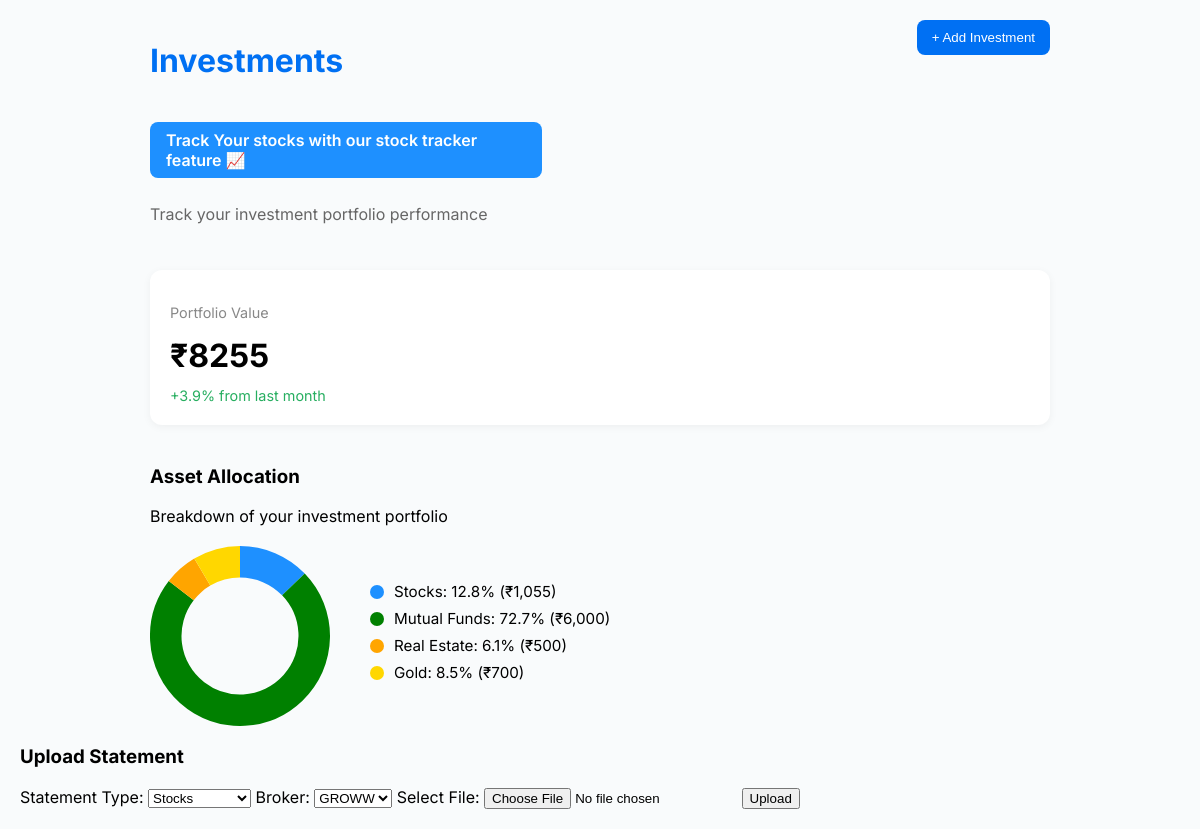
Page /Investments (signed in) on the committed database.
### app/models.py (models this page shows, shortened)
class Portfolio(models.Model):
    INVESTMENT_CHOICES = [
        ("Stocks", "Stocks"),
        ("Bonds", "Bonds"),
        ("Real Estate", "Real Estate"),
        ("Crypto", "Crypto"),
        ("Gold", "Gold"),
        ("Mutual Funds", "Mutual Funds"),
        ("Money Market", "Money Market"),
        ("Others", "Others"),
    ]
    user = models.ForeignKey(User, on_delete=models.CASCADE)  # Link to Django's User model
    investment_type = models.CharField(max_length=50, choices=INVESTMENT_CHOICES)
    amount = models.DecimalField(max_digits=12, decimal_places=2)
    date = models.DateField()
    @classmethod
    def get_total_portfolio_value(cls, user):
        total = cls.objects.filter(user=user).aggregate(total_value=models.Sum('amount'))['total_value']
        return total or 0.0  # Return 0.0 if no records exist

### app/views.py (the view, shortened to what this page needs)
# urls.py: path("Investments", views.Investments.as_view(), name="investment"),
class Investments(View):
    def get(self, request):
        color_map = {
            "Stocks": "#1E90FF",         # Blue
            "Real Estate": "#FFA500",    # Orange
            "Bonds": "#8A2BE2",          # Purple
            "Crypto": "#FF69B4",         # Pink
            "Mutual Funds": "green",   # Turquoise
            "Gold": "#FFD700",           # Gold
            "Other": "#A9A9A9"           # Default Gray
        }
        user = request.user
        print("USER:", user)
        portfolios = Portfolio.objects.filter(user=user)
        total_value = Portfolio.get_total_portfolio_value(user)
        allocation_data = defaultdict(float)
        for item in portfolios:
            allocation_data[item.investment_type] += float(item.amount)  # corrected from current_value
        labels = []
        values = []
        formatted_data = []
        for inv_type, value in allocation_data.items():
            percent = round((float(value) / float(total_value)) * 100, 1) if total_value else 0
            labels.append(inv_type)
            values.append(value)
            formatted_data.append({
                'label': inv_type,
                'value': value,
                'percent': percent,
                'formatted_value': f"₹{value:,.0f}"
            })
            print("************", formatted_data)
        colors = [color_map.get(label, "#CCCCCC") for label in labels]
        context = {
            'total_value': total_value,
            'labels': labels,
            'values': values,
            'formatted_data': formatted_data,
            'has_data': bool(formatted_data),
            "colors": json.dumps(colors),
        }
        print("Context", context)
        return render(request, 'investments.html', context)

### app/templates/investments.html (shortened to what this page needs)
{% load static %}
<!DOCTYPE html>
<html lang="en">
<head>
  <link rel="stylesheet" href="{% static 'css/investments.css' %}">
</head>
<body>
    <div class="container">
        <div class="header">
          <h1>Investments</h1>
          <a href="{% url 'st_homepage' %}" class="nav-link" id="profile-link">Track Your stocks with our stock tracker feature 📈</a>
          <p>Track your investment portfolio performance</p>
          <button onclick="toggleForm()">+ Add Investment</button>
        </div>
        <div class="card-row">
          <div class="card">
            <p class="label">Portfolio Value</p>
            <h2>₹{{ total_value|floatformat:0 }}</h2>
            <span class="change">+3.9% from last month</span>
          </div>
        </div>
        {% if has_data %}
        <div class="allocation">
          <h3>Asset Allocation</h3>
          <p>Breakdown of your investment portfolio</p>
          <div class="allocation-chart">
            <span class="chart-container">
              <canvas id="pieChart"></canvas>
            </span>
            <ul class="legend">
              {% for item in formatted_data %}
                <li>
                  <span class="dot {{ item.label|lower|slugify }}"></span>
                  {{ item.label }}: {{ item.percent }}% ({{ item.formatted_value }})
                </li>
              {% endfor %}
            </ul>
          </div>
          {% else %}
          <p style="margin-top: 1rem; font-style: italic;">No investments added yet. Upload a statement or add an investment manually to see your portfolio breakdown.</p>
        {% endif %}
        </div>
  </div>
  <form method="POST" action="{% url 'investment' %}" enctype="multipart/form-data">
    <h3>Upload Statement</h3>
    <label>Statement Type:</label>
    <select name="statement_type" required>
      <option value="Stocks">Stocks</option>
    </select>
    <label>Broker:</label>
    <select name="broker" required>
      <option value="GROWW">GROWW</option>
    </select>
    <label>Select File:</label>
    <input type="file" name="statement_file" accept=".xlsx" required>
    <button type="submit">Upload</button>
  </form>
  <script>
      const ctx = document.getElementById('pieChart').getContext('2d');
      new Chart(ctx, {
        type: 'doughnut',
        data: {
          labels: {{ labels|safe }},
          datasets: [{
            data: {{ values|safe }},
            backgroundColor:{{ colors|safe }},
            borderWidth: 0
          }]
        },
        options: {
          cutout: '65%',
          plugins: {
            legend: { display: false }
          }
        }
      });
    function toggleForm() {
      document.getElementById('investmentForm').classList.toggle('hidden');
    }
  </script>
</body>
</html>

### app/static/css/investments.css (style rules this page uses)
body { font-family: 'Inter', sans-serif; background-color: #f9fbfc; margin: 0; padding: 20px; }
.container { max-width: 900px; margin: auto; }
.header { display: flex; flex-direction: column; gap: 10px; position: relative; }
.header h1 { font-size: 2rem; color: #0070f3; }
.header p { font-size: 1rem; color: #666; }
.header button { position: absolute; right: 0; top: 0; background-color: #0070f3; color: #fff; padding: 10px 15px; border: none; border-radius: 8px; cursor: pointer; }
.card-row { margin-top: 30px; display: flex; gap: 20px; }
.card { flex: 1; background: #fff; padding: 20px; border-radius: 12px; box-shadow: 0 2px 8px rgba(0,0,0,0.05); }
.label { color: #888; font-size: 0.9rem; }
.card h2 { margin: 10px 0; font-size: 2rem; }
.change { color: #27ae60; font-size: 0.9rem; }
.allocation { margin-top: 40px; }
.allocation-chart { display: flex; gap: 40px; align-items: center; margin-top: 20px; }
.legend { list-style: none; padding: 0; font-size: 0.95rem; }
.legend li { margin-bottom: 8px; display: flex; align-items: center; }
.dot { width: 14px; height: 14px; border-radius: 50%; display: inline-block; margin-right: 10px; }
.stocks { background-color: #1E90FF; }
.real-estate { background-color: #FFA500; }
.mutual-funds { background-color: green; }
.gold { background-color: #FFD700; }
.chart-container { width: 180px; height: 180px; }
#profile-link { display: inline-block; padding: 8px 16px; background-color: #1E90FF; color: #fff; font-weight: 600; text-decoration: none; border-radius: 8px; transition: background-color 0.3s ease, transform 0.2s ease; margin-top: 10px; width: 40%; }

### rows in the picture
Portfolio: label "Stocks"
Portfolio: label "Mutual Funds"
Portfolio: label "Real Estate"
Portfolio: label "Gold"

### other values in the picture
{{ total_value|floatformat:0 }} "8255"
{{ item.percent }} "12.8" "72.7" "6.1" "8.5"
{{ item.formatted_value }} "₹1,055" "₹6,000" "₹500" "₹700"
chart data {{ values|safe }} [1055.0, 6000.0, 500.0, 700.0]
